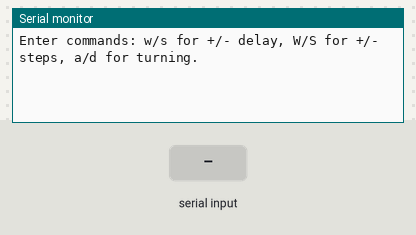
The sketch below on a simulated Arduino Uno, built with avr-gcc and run on an emulated ATmega328P. Shown: the last lines printed to the serial monitor. The inputs (shaded band) are chosen by the test bench. No radio packets arrive unless stated.

Above: at 1.2 s.
1.3 s: "w" received over Serial
At 2.5 s:
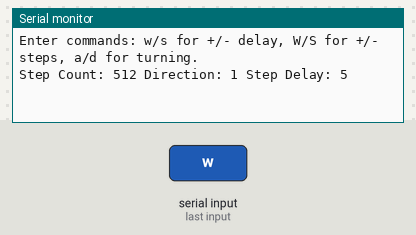
2.8 s: "a" received over Serial
At 4.2 s:
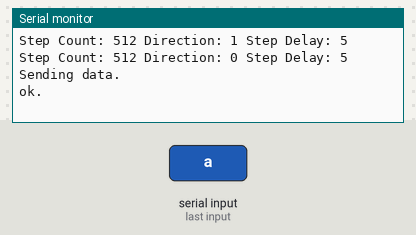

The sketch:

MicroController.ino
```cpp
// Include
#include <SPI.h>
#include <RF24.h>
#include <RF24Network.h>

// Set up radio using pins 9 (CE) & 10 (CSN)
RF24 radio(9,10);
RF24Network network(radio);
const uint16_t local_node = 01;
const uint16_t remote_node = 00;

// Default paramters
int cmd = 0;
unsigned long stp = 512;
unsigned long dir = 1;
unsigned long dly = 4;

// Network data payload format
struct payload_t {
  unsigned long motorStp;
  unsigned long motorDir;
  unsigned long motorDly;
};

// Setup
void setup() {
  Serial.begin(57600);
  Serial.println("Enter commands: w/s for +/- delay, W/S for +/- steps, a/d for turning.");

  // Initialize radio
  SPI.begin();
  radio.begin();
  network.begin(90, local_node);
}

// Main loop
void loop() {
  network.update();
  if (Serial.available()) {
    cmd = Serial.read();
    switch (cmd) {
      case 'w':
        if (dly < 50) {
          dly = dly + 1;
          printData();
        } else {
          printData();
        }
      break;
      case 's':
        if (dly > 2) {
          dly = dly - 1;
          printData();
        } else {
          printData();
        }
      break;
      case 'W':
        if (stp < 2048) {
          stp = stp + 64;
          printData();
        } else {
          printData();
        }
      break;
      case 'S':
        if (stp > 64) {
          stp = stp - 64;
          printData();
        } else {
          printData();
        }
      break;
      case 'a':
        dir = 0;
        printData();
        Serial.println("Sending data.");
        sendCmd();
      break;
      case 'd':
        dir = 1;
        printData();
        Serial.println("Sending data.");
        sendCmd();
      break;
    }
  }
}

// Function to send command
void sendCmd () {
  payload_t payload = {stp, dir, dly};
  RF24NetworkHeader header (remote_node);
  bool ok = network.write(header,&payload,sizeof(payload));
  if (ok) {
    Serial.println("ok.");
  } else {
    Serial.println("failed.");
  }
}

// Function to show settings
void printData () {
    Serial.print("Step Count: ");
    Serial.print(stp);
    Serial.print(" Direction: ");
    Serial.print(dir);
    Serial.print(" Step Delay: ");
    Serial.println(dly);
}
```

Measured:
- after the input at 1.3 s, the serial monitor: prints a new line at once (image 1)
- after the input at 2.8 s, the serial monitor: prints a new line at once (image 2)
